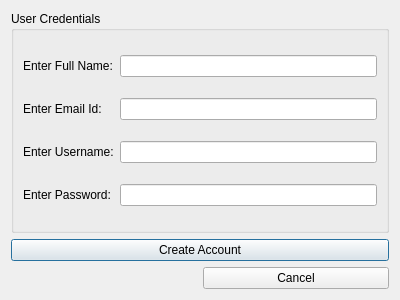
<?xml version="1.0" encoding="UTF-8"?>
<ui version="4.0">
 <class>Dialog</class>
 <widget class="QDialog" name="Dialog">
  <property name="geometry">
   <rect>
    <x>0</x>
    <y>0</y>
    <width>400</width>
    <height>300</height>
   </rect>
  </property>
  <property name="sizePolicy">
   <sizepolicy hsizetype="Fixed" vsizetype="Fixed">
    <horstretch>0</horstretch>
    <verstretch>0</verstretch>
   </sizepolicy>
  </property>
  <property name="minimumSize">
   <size>
    <width>400</width>
    <height>300</height>
   </size>
  </property>
  <property name="maximumSize">
   <size>
    <width>400</width>
    <height>300</height>
   </size>
  </property>
  <property name="windowTitle">
   <string>Dialog</string>
  </property>
  <layout class="QGridLayout" name="gridLayout">
   <item row="1" column="0" colspan="2">
    <widget class="QPushButton" name="create_acc_btn">
     <property name="text">
      <string>Create Account</string>
     </property>
    </widget>
   </item>
   <item row="2" column="1">
    <widget class="QPushButton" name="cancel_btn">
     <property name="text">
      <string>Cancel</string>
     </property>
    </widget>
   </item>
   <item row="0" column="0" colspan="2">
    <widget class="QGroupBox" name="groupBox">
     <property name="title">
      <string>User Credentials</string>
     </property>
     <layout class="QGridLayout" name="gridLayout_2">
      <item row="0" column="0">
       <widget class="QLabel" name="label1">
        <property name="text">
         <string>Enter Full Name:</string>
        </property>
       </widget>
      </item>
      <item row="0" column="1">
       <widget class="QLineEdit" name="user_name_input"/>
      </item>
      <item row="1" column="0">
       <widget class="QLabel" name="label2">
        <property name="text">
         <string>Enter Email Id:</string>
        </property>
       </widget>
      </item>
      <item row="1" column="1">
       <widget class="QLineEdit" name="user_email_input"/>
      </item>
      <item row="2" column="0">
       <widget class="QLabel" name="label3">
        <property name="text">
         <string>Enter Username:</string>
        </property>
       </widget>
      </item>
      <item row="2" column="1">
       <widget class="QLineEdit" name="user_username_input"/>
      </item>
      <item row="3" column="0">
       <widget class="QLabel" name="label4">
        <property name="text">
         <string>Enter Password:</string>
        </property>
       </widget>
      </item>
      <item row="3" column="1">
       <widget class="QLineEdit" name="user_password_input"/>
      </item>
     </layout>
    </widget>
   </item>
  </layout>
 </widget>
 <resources/>
 <connections/>
</ui>
